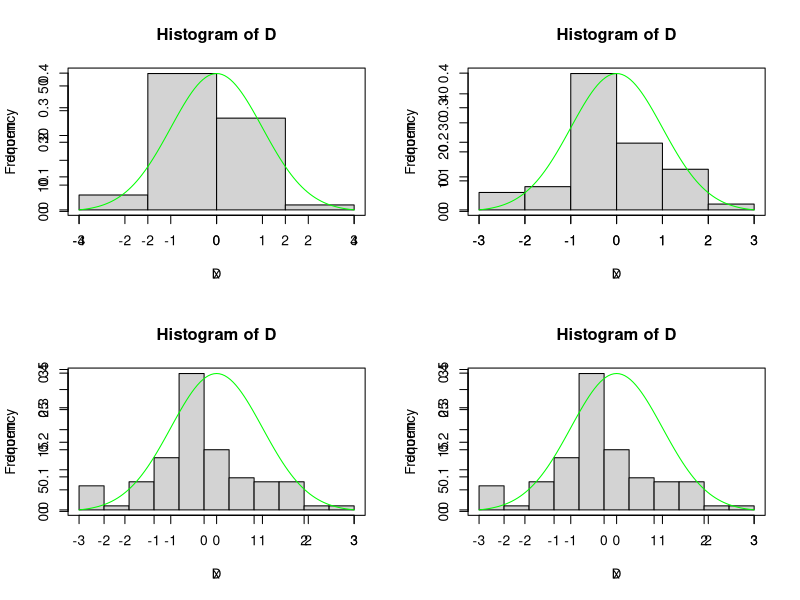
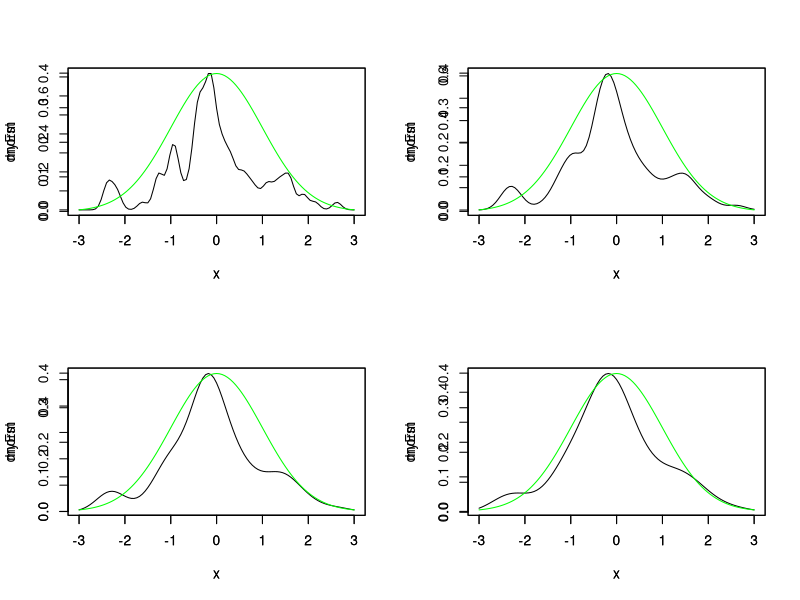
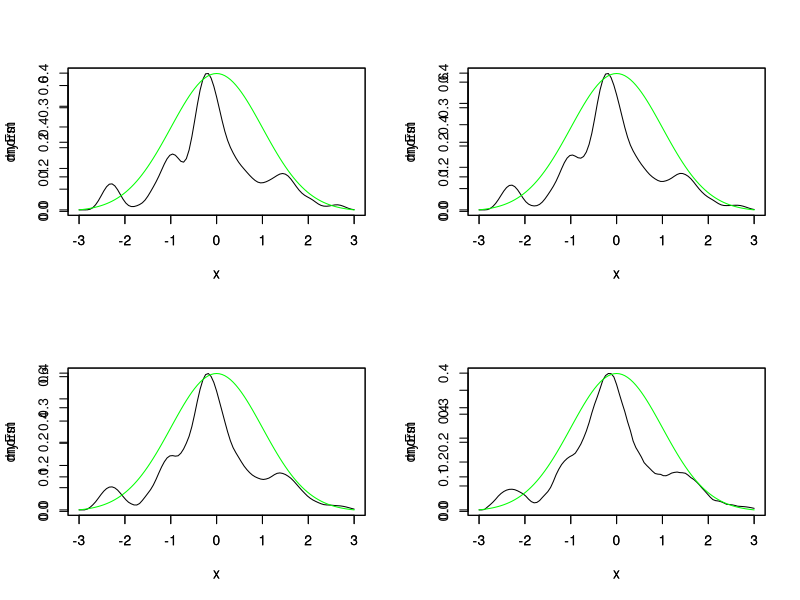

The R script that drew these images, in order:
## ---- chunk 1
knitr::opts_chunk$set(echo = TRUE)
## ---- chunk 2
D=rnorm(n = 100,mean = 0,sd = 1)
par(mfrow=c(2,2))
for(i in 1:4){
    hist(D,breaks=3*i)
    par(new=TRUE)
    plot(dnorm,xlim=c(-3,3),col="green")
}
## ---- chunk 3
myF=list()
myBd=1
theIndex=1:length(D)
myF=lapply(theIndex,
           function(i) {
               function(x) dnorm(x,mean=D[i],sd=myBd)
           }
)

myEst=function(x){
    theS=0
    for(i in 1:length(myF)){
        theS=theS+myF[[i]](x)
    }
    theS/length(myF)
}
par(mfrow=c(2,2))
for(i in 1:4){
    myBd=0.1*i
    plot(myEst,xlim = c(-3,3))
    par(new=TRUE)
    plot(dnorm,xlim=c(-3,3),col="green")
}
## ---- chunk 4
#D=rnorm(n = 100,mean = 0,sd = 1)
myF=list()
theIndex=1:length(D)
bb=2
myF=lapply(theIndex,
           function(i) {
               function(x) dbeta(x-D[i]+0.5,bb,bb)
           }
)

myEst=function(x){
    theS=0
    for(i in 1:length(myF)){
        theS=theS+myF[[i]](x)
    }
    theS/length(myF)
}
par(mfrow=c(2,2))
for(bb in 5:2){
    plot(myEst,xlim = c(-3,3))
    par(new=TRUE)
    plot(dnorm,xlim=c(-3,3),col="green")
}
